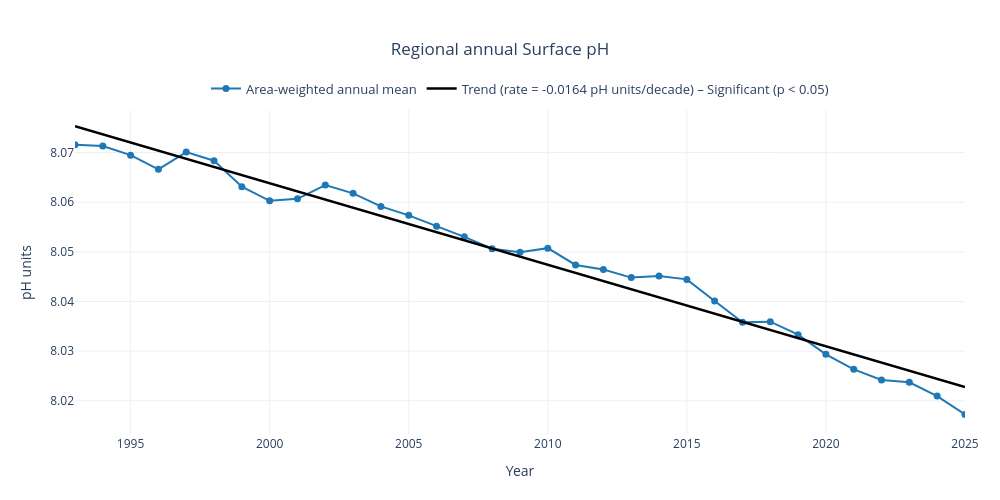

The notebook cell saved with this chart:
### Markdown cell above
## 5. Area-weighted regional time series

### Code cell
weights = np.cos(np.deg2rad(field.latitude))
regional_monthly = field.weighted(weights).mean(('latitude', 'longitude'))
regional_annual = regional_monthly.resample(time='YS').mean()
x_dates = pd.DatetimeIndex(regional_annual.time.values)
x = x_dates.year.to_numpy()
y = regional_annual.values
valid = np.isfinite(y)
trend_result = stats.linregress(x[valid], y[valid])
slope = trend_result.slope
significant = trend_result.pvalue < 0.05
trend_style = 'solid' if significant else 'dash'
significance_text = 'Significant (p < 0.05)' if significant else 'Not significant (p ≥ 0.05)'

fig = go.Figure()
fig.add_trace(go.Scatter(
    x=x_dates, y=y, mode='lines+markers', name='Area-weighted annual mean',
    line=dict(color='#1f77b4', width=2), marker=dict(size=7),
    hovertemplate='%{x|%Y}<br>%{y:.4g} ' + units + '<extra></extra>',
))
fig.add_trace(go.Scatter(
    x=x_dates[valid], y=trend_result.intercept + slope*x[valid], mode='lines',
    line=dict(color='black', width=2.5, dash=trend_style),
    name=f'Trend (rate = {slope*10:+.3g} {units}/decade) – {significance_text}',
    hovertemplate='Trend %{x|%Y}<br>%{y:.4g} ' + units + '<extra></extra>',
))
fig.update_layout(
    title=dict(text=f'Regional annual {label}', x=0.5, xanchor='center'),
    xaxis=dict(title='Year', range=[x_dates[valid].min(), x_dates[valid].max()], showgrid=True),
    yaxis=dict(title=units, showgrid=True), template='plotly_white',
    width=1000, height=500, hovermode='x unified',
    legend=dict(orientation='h', yanchor='bottom', y=1.02, xanchor='center', x=0.5, font=dict(size=13)),
    margin=dict(l=75, r=35, t=110, b=65),
)
fig.write_html(fig_dir / f'regional_{variable}_timeseries.html', include_plotlyjs='cdn')
fig.show()

### Figure 1 — Plotly figure (JSON) as saved in the notebook; plotly's stock layout.template omitted (floating-point values rounded to 4 significant figures)
{"data": [{"hovertemplate": "%{x|%Y}<br>%{y:.4g} pH units<extra></extra>", "line": {"color": "#1f77b4", "width": 2}, "marker": {"size": 7}, "mode": "lines+markers", "name": "Area-weighted annual mean", "type": "scatter", "x": ["1993-01-01T00:00:00", "1994-01-01T00:00:00", "1995-01-01T00:00:00", "1996-01-01T00:00:00", "1997-01-01T00:00:00", "1998-01-01T00:00:00", "1999-01-01T00:00:00", "2000-01-01T00:00:00", "2001-01-01T00:00:00", "2002-01-01T00:00:00", "2003-01-01T00:00:00", "2004-01-01T00:00:00", "2005-01-01T00:00:00", "2006-01-01T00:00:00", "2007-01-01T00:00:00", "2008-01-01T00:00:00", "2009-01-01T00:00:00", "2010-01-01T00:00:00", "2011-01-01T00:00:00", "2012-01-01T00:00:00", "2013-01-01T00:00:00", "2014-01-01T00:00:00", "2015-01-01T00:00:00", "2016-01-01T00:00:00", "2017-01-01T00:00:00", "2018-01-01T00:00:00", "2019-01-01T00:00:00", "2020-01-01T00:00:00", "2021-01-01T00:00:00", "2022-01-01T00:00:00", "2023-01-01T00:00:00", "2024-01-01T00:00:00", "2025-01-01T00:00:00"], "y": [8.072, 8.071, 8.069, 8.067, 8.07, 8.068, 8.063, 8.06, 8.061, 8.063, 8.062, 8.059, 8.057, 8.055, 8.053, 8.051, 8.05, 8.051, 8.047, 8.046, 8.045, 8.045, 8.044, 8.04, 8.036, 8.036, 8.033, 8.029, 8.026, 8.024, 8.024, 8.021, 8.017]}, {"hovertemplate": "Trend %{x|%Y}<br>%{y:.4g} pH units<extra></extra>", "line": {"color": "black", "dash": "solid", "width": 2.5}, "mode": "lines", "name": "Trend (rate = -0.0164 pH units/decade) – Significant (p < 0.05)", "type": "scatter", "x": ["1993-01-01T00:00:00", "1994-01-01T00:00:00", "1995-01-01T00:00:00", "1996-01-01T00:00:00", "1997-01-01T00:00:00", "1998-01-01T00:00:00", "1999-01-01T00:00:00", "2000-01-01T00:00:00", "2001-01-01T00:00:00", "2002-01-01T00:00:00", "2003-01-01T00:00:00", "2004-01-01T00:00:00", "2005-01-01T00:00:00", "2006-01-01T00:00:00", "2007-01-01T00:00:00", "2008-01-01T00:00:00", "2009-01-01T00:00:00", "2010-01-01T00:00:00", "2011-01-01T00:00:00", "2012-01-01T00:00:00", "2013-01-01T00:00:00", "2014-01-01T00:00:00", "2015-01-01T00:00:00", "2016-01-01T00:00:00", "2017-01-01T00:00:00", "2018-01-01T00:00:00", "2019-01-01T00:00:00", "2020-01-01T00:00:00", "2021-01-01T00:00:00", "2022-01-01T00:00:00", "2023-01-01T00:00:00", "2024-01-01T00:00:00", "2025-01-01T00:00:00"], "y": [8.075, 8.074, 8.072, 8.07, 8.069, 8.067, 8.065, 8.064, 8.062, 8.061, 8.059, 8.057, 8.056, 8.054, 8.052, 8.051, 8.049, 8.047, 8.046, 8.044, 8.042, 8.041, 8.039, 8.038, 8.036, 8.034, 8.033, 8.031, 8.029, 8.028, 8.026, 8.024, 8.023]}], "layout": {"height": 500, "hovermode": "x unified", "legend": {"font": {"size": 13}, "orientation": "h", "x": 0.5, "xanchor": "center", "y": 1.02, "yanchor": "bottom"}, "margin": {"b": 65, "l": 75, "r": 35, "t": 110}, "title": {"text": "Regional annual Surface pH", "x": 0.5, "xanchor": "center"}, "width": 1000, "xaxis": {"range": ["1993-01-01T00:00:00", "2025-01-01T00:00:00"], "showgrid": true, "title": {"text": "Year"}}, "yaxis": {"showgrid": true, "title": {"text": "pH units"}}}}
